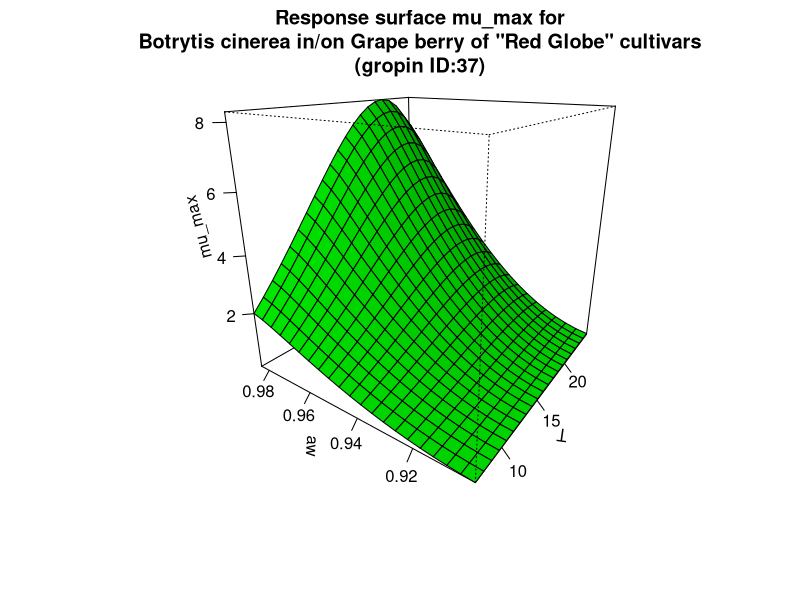

R code for this plot:
#############################
# start of Parameter script
#############################
T <- seq(7.007,24.975024975025,length.out=21)
aw <- seq(0.9009,0.984015984015984,length.out=21)
#############################
# end of Parameter script
#############################
############################# 
# start of Model script Gropin ID 37 
#############################
 
# constant coefficients for this model
mopt <- 8.46
Tmin <- -1.39
Topt <- 21.4
Tmax <- 29.1
awmin <- 0.895
awopt <- 0.988
 
variables <- data.frame(T,aw)
argumentsPar <- expand.grid(variables)
 
# heart of the model
response_surface <- function(T,aw) {
   mumax <-(mopt*(((T-Tmax)*((T-Tmin)^2))/((Topt-Tmin)*((Topt-Tmin)*(T-Topt)-(Topt-Tmax)*(Topt+Tmin-2*T))))*(((aw-1)*(aw-awmin)^2)/((awopt-awmin)*((awopt-awmin)*(aw-awopt)-(awopt-1)*(awopt+awmin-2*aw)))))

return(mumax=mumax)
} 

# output parameters
mumax <- cbind(argumentsPar,response_surface(argumentsPar['T'],argumentsPar['aw']))
colnames(mumax) <- c(colnames(argumentsPar),'mumax')
#############################
# End of Model script
#############################
############################# 
# start of Visualisation script Gropin ID 37 
#############################
persp(T,aw,matrix(unlist(mumax$mumax),nrow=21),col = 'green',xlab='T',ylab='aw',zlab='mu_max',main='Response surface mu_max for
Botrytis cinerea in/on Grape berry of "Red Globe" cultivars
(gropin ID:37)',theta=305,phi=20,shade=0.25,ticktype = 'detailed')
#############################
# End of Visualisation script
#############################
